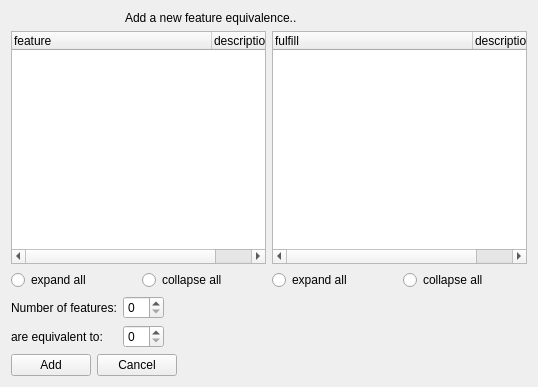
<?xml version="1.0" encoding="UTF-8"?>
<ui version="4.0">
 <class>feature_equivalence_add_form</class>
 <widget class="QWidget" name="feature_equivalence_add_form">
  <property name="geometry">
   <rect>
    <x>0</x>
    <y>0</y>
    <width>538</width>
    <height>387</height>
   </rect>
  </property>
  <property name="windowTitle">
   <string>Add a feature equivalence</string>
  </property>
  <layout class="QGridLayout" name="gridLayout">
   <item row="5" column="0">
    <layout class="QHBoxLayout" name="horizontalLayout">
     <item>
      <widget class="QPushButton" name="link">
       <property name="text">
        <string>Add</string>
       </property>
       <property name="form" stdset="0">
        <string notr="true">feature_equivalence</string>
       </property>
       <property name="global.featureState" stdset="0">
        <string notr="true">{feature.state}</string>
       </property>
       <property name="global.fulfillState" stdset="0">
        <string notr="true">{fulfill.state}</string>
       </property>
       <property name="global.feature_id" stdset="0">
        <string notr="true">{feature.id}</string>
       </property>
       <property name="global.fulfill_id" stdset="0">
        <string notr="true">{fulfill.id}</string>
       </property>
       <property name="action" stdset="0">
        <string>create</string>
       </property>
       <property name="doctype" stdset="0">
        <string notr="true">FeatureEquivalence.simpleform</string>
       </property>
       <property name="rootelement" stdset="0">
        <string notr="true">FeatureEquivalence</string>
       </property>
      </widget>
     </item>
     <item>
      <widget class="QPushButton" name="cancel">
       <property name="text">
        <string>Cancel</string>
       </property>
       <property name="form" stdset="0">
        <string notr="true">feature_equivalence</string>
       </property>
       <property name="global.fulfillState" stdset="0">
        <string notr="true">{fulfill.state}</string>
       </property>
       <property name="global.featureState" stdset="0">
        <string notr="true">{feature.state}</string>
       </property>
      </widget>
     </item>
     <item>
      <spacer name="horizontalSpacer">
       <property name="orientation">
        <enum>Qt::Horizontal</enum>
       </property>
       <property name="sizeHint" stdset="0">
        <size>
         <width>40</width>
         <height>20</height>
        </size>
       </property>
      </spacer>
     </item>
    </layout>
   </item>
   <item row="0" column="0">
    <layout class="QHBoxLayout" name="horizontalLayout_2">
     <item>
      <widget class="QLabel" name="label_2">
       <property name="maximumSize">
        <size>
         <width>32</width>
         <height>32</height>
        </size>
       </property>
       <property name="text">
        <string/>
       </property>
       <property name="pixmap">
        <pixmap resource="../qtclient.qrc">:/images/chart_organisation.png</pixmap>
       </property>
      </widget>
     </item>
     <item>
      <widget class="QLabel" name="label_3">
       <property name="maximumSize">
        <size>
         <width>32</width>
         <height>32</height>
        </size>
       </property>
       <property name="text">
        <string/>
       </property>
       <property name="pixmap">
        <pixmap resource="../qtclient.qrc">:/images/link_add.png</pixmap>
       </property>
      </widget>
     </item>
     <item>
      <widget class="QLabel" name="label_4">
       <property name="maximumSize">
        <size>
         <width>32</width>
         <height>32</height>
        </size>
       </property>
       <property name="text">
        <string/>
       </property>
       <property name="pixmap">
        <pixmap resource="../qtclient.qrc">:/images/chart_organisation.png</pixmap>
       </property>
      </widget>
     </item>
     <item>
      <widget class="QLabel" name="label">
       <property name="text">
        <string>Add a new feature equivalence..</string>
       </property>
      </widget>
     </item>
    </layout>
   </item>
   <item row="2" column="0">
    <layout class="QGridLayout" name="gridLayout_2">
     <item row="1" column="0">
      <layout class="QHBoxLayout" name="horizontalLayout_4">
       <item>
        <widget class="QRadioButton" name="ignore_expand_feats">
         <property name="text">
          <string>expand all</string>
         </property>
        </widget>
       </item>
       <item>
        <widget class="QRadioButton" name="ignore_collapse_feats">
         <property name="text">
          <string>collapse all</string>
         </property>
        </widget>
       </item>
      </layout>
     </item>
     <item row="0" column="0">
      <widget class="QTreeWidget" name="feature">
       <property name="itemsExpandable">
        <bool>true</bool>
       </property>
       <property name="doctype" stdset="0">
        <string notr="true">FeatureHierarchyRequest.simpleform</string>
       </property>
       <property name="rootelement" stdset="0">
        <string notr="true">feature</string>
       </property>
       <property name="state" stdset="0">
        <string notr="true">{global.featureState}</string>
       </property>
       <property name="action" stdset="0">
        <string notr="true">read</string>
       </property>
       <attribute name="headerDefaultSectionSize">
        <number>200</number>
       </attribute>
       <column>
        <property name="text">
         <string>feature</string>
        </property>
       </column>
       <column>
        <property name="text">
         <string>description</string>
        </property>
       </column>
      </widget>
     </item>
     <item row="2" column="2">
      <layout class="QHBoxLayout" name="horizontalLayout_3"/>
     </item>
     <item row="0" column="1">
      <widget class="QTreeWidget" name="fulfill">
       <property name="itemsExpandable">
        <bool>true</bool>
       </property>
       <property name="doctype" stdset="0">
        <string notr="true">FulfillHierarchyRequest.simpleform</string>
       </property>
       <property name="rootelement" stdset="0">
        <string notr="true">feature</string>
       </property>
       <property name="state" stdset="0">
        <string notr="true">{global.fulfillState}</string>
       </property>
       <property name="action" stdset="0">
        <string notr="true">read</string>
       </property>
       <attribute name="headerDefaultSectionSize">
        <number>200</number>
       </attribute>
       <column>
        <property name="text">
         <string>fulfill</string>
        </property>
       </column>
       <column>
        <property name="text">
         <string>description</string>
        </property>
       </column>
      </widget>
     </item>
     <item row="1" column="1">
      <layout class="QHBoxLayout" name="horizontalLayout_7">
       <item>
        <widget class="QRadioButton" name="ignore_expand_feats_2">
         <property name="text">
          <string>expand all</string>
         </property>
        </widget>
       </item>
       <item>
        <widget class="QRadioButton" name="ignore_collapse_feats_2">
         <property name="text">
          <string>collapse all</string>
         </property>
        </widget>
       </item>
      </layout>
     </item>
    </layout>
   </item>
   <item row="3" column="0">
    <layout class="QFormLayout" name="formLayout">
     <property name="fieldGrowthPolicy">
      <enum>QFormLayout::AllNonFixedFieldsGrow</enum>
     </property>
     <item row="1" column="0">
      <widget class="QLabel" name="label_requires">
       <property name="text">
        <string>Number of features:</string>
       </property>
      </widget>
     </item>
     <item row="1" column="1">
      <layout class="QHBoxLayout" name="horizontalLayout_5">
       <item>
        <widget class="QSpinBox" name="count"/>
       </item>
       <item>
        <spacer name="horizontalSpacer_2">
         <property name="orientation">
          <enum>Qt::Horizontal</enum>
         </property>
         <property name="sizeHint" stdset="0">
          <size>
           <width>40</width>
           <height>20</height>
          </size>
         </property>
        </spacer>
       </item>
      </layout>
     </item>
     <item row="2" column="0">
      <widget class="QLabel" name="label_7">
       <property name="text">
        <string>are equivalent to:</string>
       </property>
      </widget>
     </item>
     <item row="2" column="1">
      <layout class="QHBoxLayout" name="horizontalLayout_6">
       <item>
        <widget class="QSpinBox" name="fulfillcount"/>
       </item>
       <item>
        <spacer name="horizontalSpacer_3">
         <property name="orientation">
          <enum>Qt::Horizontal</enum>
         </property>
         <property name="sizeHint" stdset="0">
          <size>
           <width>40</width>
           <height>20</height>
          </size>
         </property>
        </spacer>
       </item>
      </layout>
     </item>
    </layout>
   </item>
  </layout>
 </widget>
 <tabstops>
  <tabstop>feature</tabstop>
  <tabstop>fulfill</tabstop>
  <tabstop>ignore_expand_feats</tabstop>
  <tabstop>ignore_collapse_feats</tabstop>
  <tabstop>ignore_expand_feats_2</tabstop>
  <tabstop>ignore_collapse_feats_2</tabstop>
  <tabstop>count</tabstop>
  <tabstop>fulfillcount</tabstop>
  <tabstop>link</tabstop>
  <tabstop>cancel</tabstop>
 </tabstops>
 <resources>
  <include location="../qtclient.qrc"/>
  <include location="../qtclient.qrc"/>
 </resources>
 <connections>
  <connection>
   <sender>ignore_expand_feats</sender>
   <signal>clicked()</signal>
   <receiver>feature</receiver>
   <slot>expandAll()</slot>
   <hints>
    <hint type="sourcelabel">
     <x>132</x>
     <y>267</y>
    </hint>
    <hint type="destinationlabel">
     <x>261</x>
     <y>222</y>
    </hint>
   </hints>
  </connection>
  <connection>
   <sender>ignore_collapse_feats</sender>
   <signal>clicked()</signal>
   <receiver>feature</receiver>
   <slot>collapseAll()</slot>
   <hints>
    <hint type="sourcelabel">
     <x>260</x>
     <y>267</y>
    </hint>
    <hint type="destinationlabel">
     <x>261</x>
     <y>222</y>
    </hint>
   </hints>
  </connection>
  <connection>
   <sender>ignore_expand_feats_2</sender>
   <signal>clicked()</signal>
   <receiver>fulfill</receiver>
   <slot>expandAll()</slot>
   <hints>
    <hint type="sourcelabel">
     <x>284</x>
     <y>255</y>
    </hint>
    <hint type="destinationlabel">
     <x>308</x>
     <y>162</y>
    </hint>
   </hints>
  </connection>
  <connection>
   <sender>ignore_collapse_feats_2</sender>
   <signal>clicked()</signal>
   <receiver>fulfill</receiver>
   <slot>collapseAll()</slot>
   <hints>
    <hint type="sourcelabel">
     <x>442</x>
     <y>256</y>
    </hint>
    <hint type="destinationlabel">
     <x>430</x>
     <y>185</y>
    </hint>
   </hints>
  </connection>
 </connections>
</ui>
